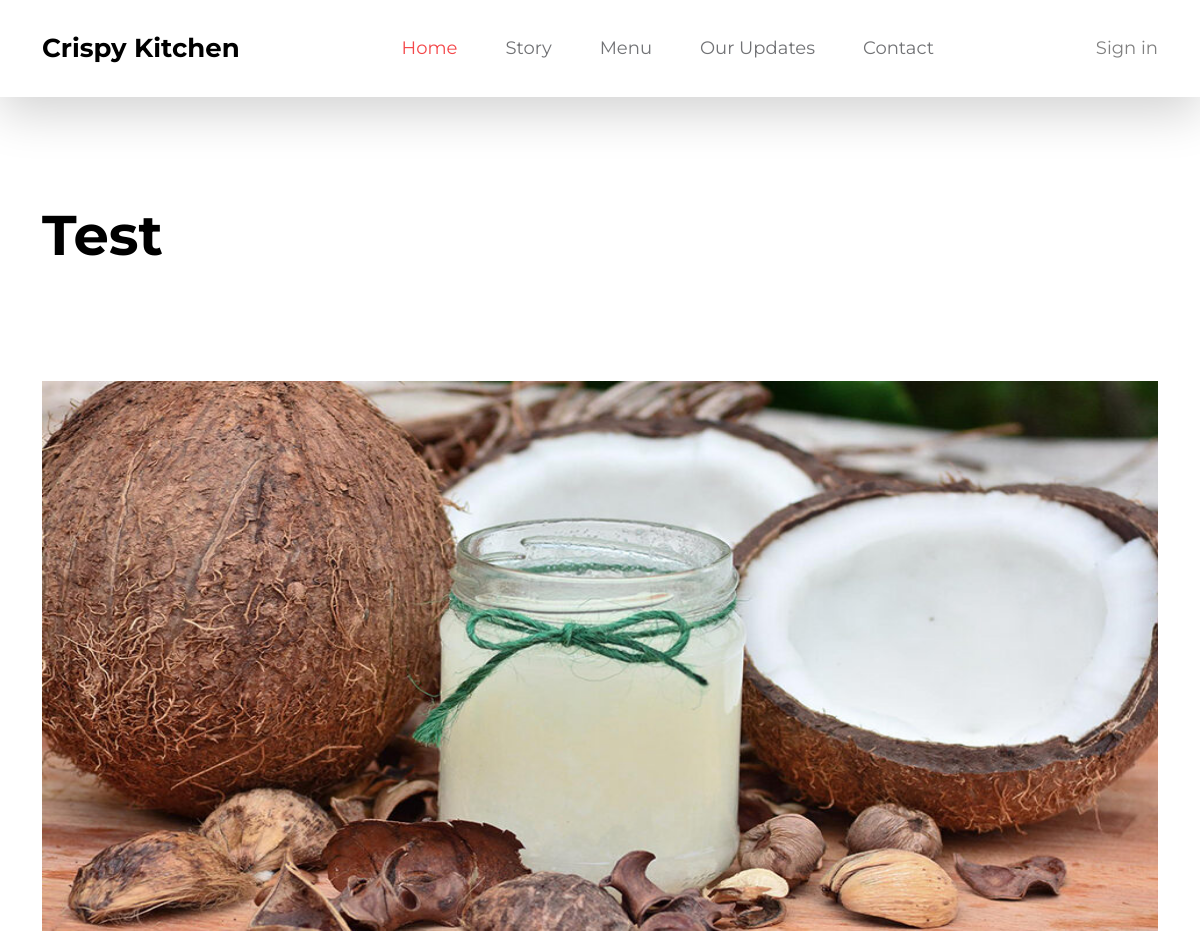
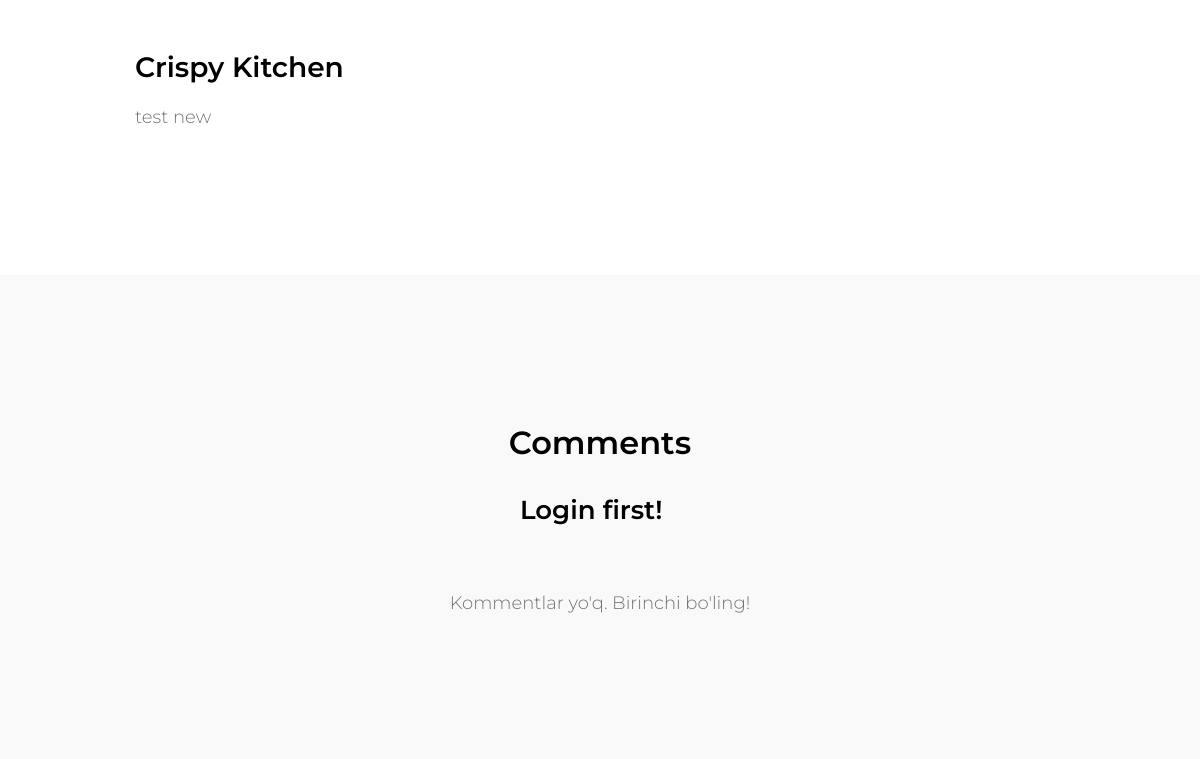
/news/1/ (upper part), run on an earlier commit of the app's database (2 pictures, top to bottom).
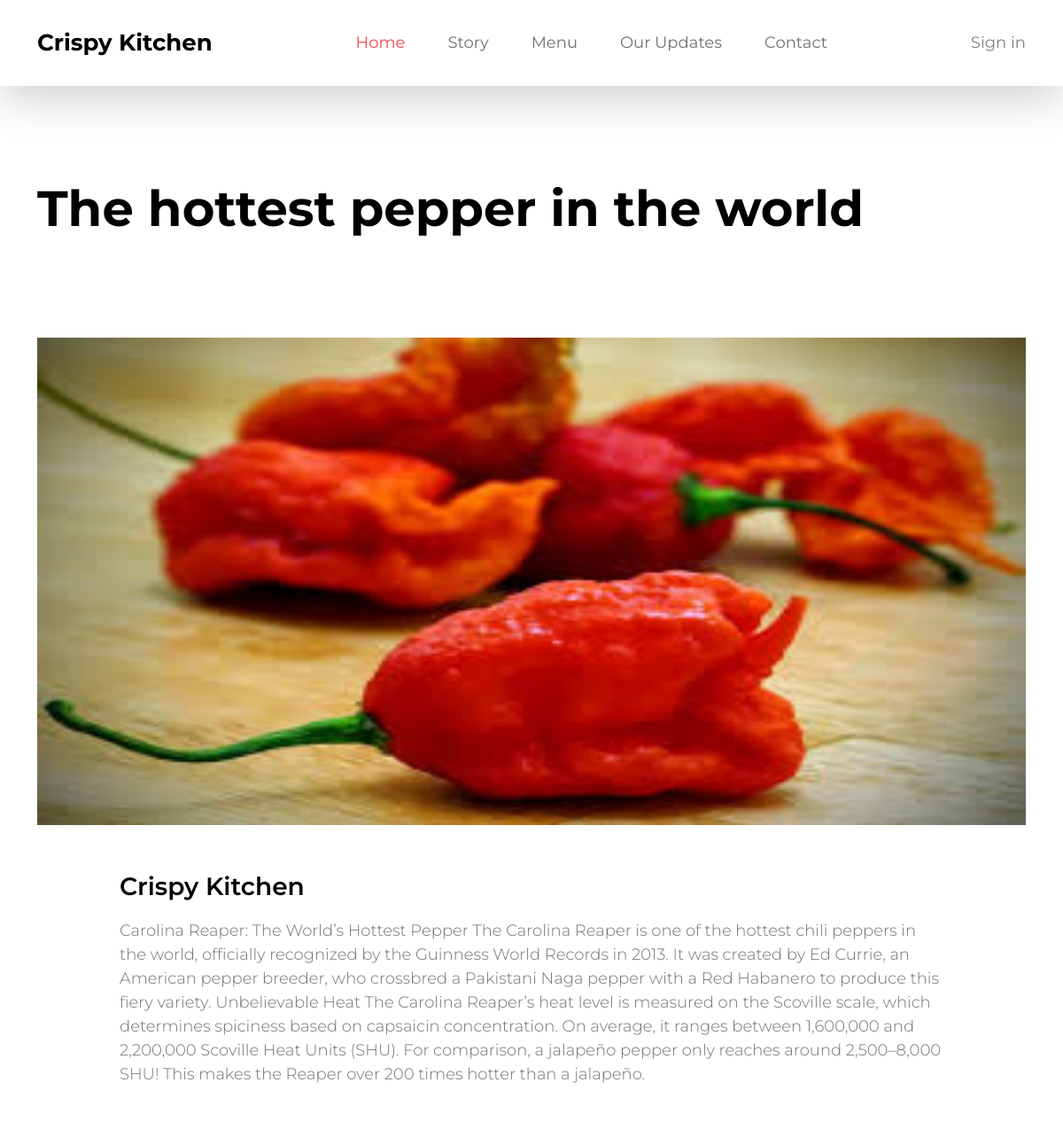
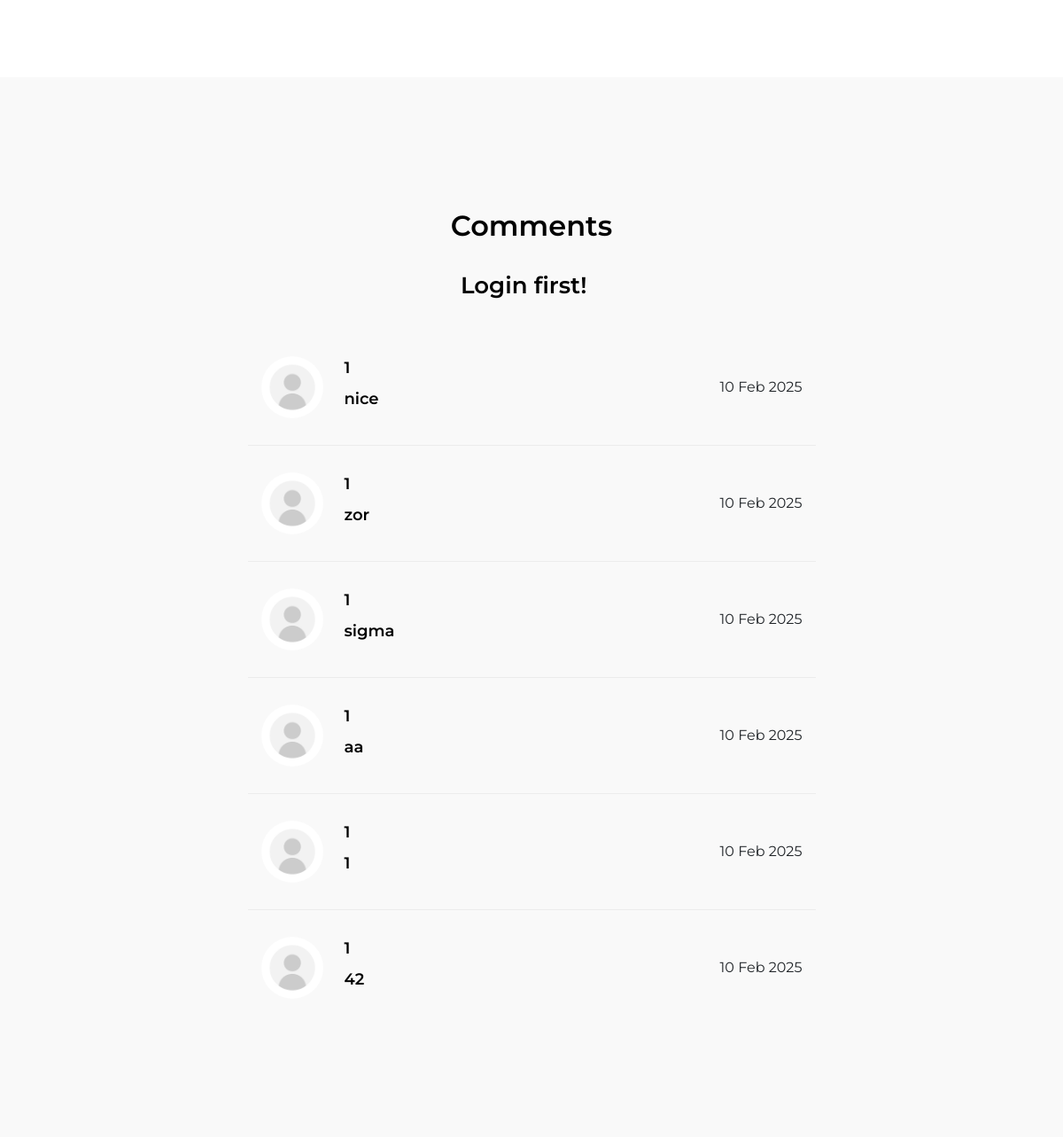
And on a later commit of the database (2 pictures, top to bottom).
### apps/models.py (models this page shows, shortened)
class New(models.Model):
    name = models.CharField(max_length=255)
    created_at = models.DateTimeField(auto_now_add=True)
    theme = models.ManyToManyField(Theme)
    about = models.TextField()
    class Meta:
        db_table = 'apps_new'

class NewsImage(models.Model):
    news = models.ForeignKey(New, on_delete=models.CASCADE, related_name='images')
    image = models.ImageField(upload_to="images/")

class Comment(models.Model):
    news = models.ForeignKey(New, on_delete=models.CASCADE, related_name='comments')
    user = models.ForeignKey(Users, on_delete=models.CASCADE, related_name='comments')
    comment = models.TextField()
    created_at = models.DateTimeField(auto_now_add=True)

class Users(AbstractUser):
    about = models.TextField()
    image = models.ImageField(upload_to='users/', blank=True, null=True)
    address = models.CharField(max_length=500)

### apps/views.py (the view, shortened to what this page needs)
# urls.py: path('news/<int:pk>/', NewsDetailView.as_view(), name="news-detail"),
class NewsDetailView(DetailView):
    model = New
    template_name = 'news-detail.html'
    context_object_name = 'news'
    def get_context_data(self, **kwargs):
        context = super().get_context_data(**kwargs)
        news = self.get_object()
        context['comments'] = Comment.objects.filter(news=news)
        context['form'] = CommentForm()
        return context

### templates/news-detail.html (shortened to what this page needs)
{% extends 'base.html' %}
{% load static %}
{% block main %}
<body>
    <main>
        <header class="site-header site-news-detail-header">
                <div class="container">
                    <div class="row">
                        <div class="col-12">
                            <h2>{{ object.name }}</h2>
                        </div>
                    </div>
                </div>
        </header>
        <section class="news-detail section-padding pt-0">
            <div class="container">
                <div class="row">
                    <div class="col-lg-12 col-12">
                        <img src="{{ object.images.first.image.url }}" class="img-fluid news-detail-image" alt="fine dining experience" style="width: 100%; height: 550px;">
                        <div class="col-lg-10 col-10 mx-auto mt-5">
                            <h4 class="mb-3">Crispy Kitchen</h4>
                            <p>{{ object.about }}</p>
                        </div>
                    </div>
                </div>
            </div>
        </section>
        <section class="comments section-padding">
            <div class="container">
                <div class="row">
                    <div class="col-12">
                    </div>
                    <div class="col-lg-7 col-12 mx-auto">
                        <h4 class="text-center mb-4" style="font-size: xx-large;">Comments</h4>
                        {% if request.user.is_authenticated %}
                        <form class="custom-form comment-form" method="post">
                            {% csrf_token %}
                            {{ form.as_p }}
                            <div class="col-lg-3 col-4 mx-auto">
                                <button type="submit" class="form-control" id="subscribe">Submit</button>
                            </div>
                        </form>
                        {% else %}
                        <form class="custom-form comment-form" method="post">
                            <div class="col-lg-3 col-4 mx-auto">
                                <h5>Login first!</h5>
                            </div>
                        </form>
                        {% endif %}
                    {% for comment in news.comments.all %}
                        <div class="news-author d-flex flex-wrap align-items-center">
                            <img src="{% static 'images/avatar/avatar-photo-default-user-icon-600nw-2345549599 (1).webp' %}" class="img-fluid news-author-image" alt="">
                            <div class="ms-4 w-50">
                                <h3 class="mb-2" style="font-size: large;" >{{ comment.user.username }}</h3>
                                <h3 href="#" style="color: black; font-size: large;">{{ comment.comment}}</h3>
                            </div>
                            <span class="ms-auto">{{ comment.created_at|date:"d M Y" }}</span>
                        </div>
                    {% empty %}
                        <p class="text-center">Kommentlar yo'q. Birinchi bo'ling!</p>
                    {% endfor %}
                </div>
            </div>
        </section>
    </main>
</body>
{% endblock main %}

### templates/base.html (shortened to what this page needs)
{% load static %}
<!doctype html>
<html lang="en">
    <head>
        <link href="{% static 'css/bootstrap.min.css' %}" rel="stylesheet">
        <link href="{% static 'css/bootstrap-icons.css' %}" rel="stylesheet">
        <link href="{% static 'css/tooplate-crispy-kitchen.css' %}" rel="stylesheet">
    </head>
<nav class="navbar navbar-expand-lg bg-white shadow-lg">
    <div class="container">
        <a class="navbar-brand" href="{% url 'index' %}">Crispy Kitchen</a>
        <div class="collapse navbar-collapse" id="navbarNav">
            <ul class="navbar-nav mx-auto">
                <li class="nav-item"><a class="nav-link active" href="{% url 'index' %}">Home</a></li>
                <li class="nav-item"><a class="nav-link" href="{% url 'about' %}">Story</a></li>
                <li class="nav-item"><a class="nav-link" href="{% url 'menu' %}">Menu</a></li>
                <li class="nav-item"><a class="nav-link" href="{% url 'news' %}">Our Updates</a></li>
                <li class="nav-item"><a class="nav-link" href="{% url 'contact' %}">Contact</a></li>
            </ul>
        </div>
        {% if request.user.is_authenticated %}
        <div class="d-none d-lg-block" style="padding-right: 45px;">
            <button type="button" class="custom-btn btn btn-danger" data-bs-toggle="modal" data-bs-target="#BookingModal">Reservation</button>
        </div>
        <a href="{% url 'logout' %}" style="color: gray; font-size: large;">{{request.user}} | Log out</a>
        {% else %}
        <a href="{% url 'login' %}" style="color: gray; font-size: large;">Sign in</a>
        {% endif %}
    </div>
</nav>
{% block main %}
{% endblock main %}
</html>

### apps/static/css/tooplate-crispy-kitchen.css (style rules this page uses)
:root { --white-color: #FFFFFF; --primary-color: #f44749; --secondary-color: #f3af24; --section-bg-color: #F9F9F9; --dark-color: #000000; --title-color: #565758; --news-title-color: #292828; --p-color: #717275; --border-color: #eaeaea; --border-radius-default: .25rem; --body-font-family: 'Montserrat', sans-serif; --h1-font-size: 76px; --h2-font-size: 56px; --h3-font-size: 42px; --h4-font-size: 28px; --h5-font-size: 26px; --h6-font-size: 22px; --p-font-size: 18px; --menu-font-size: 18px; --category-font-size: 14px; --font-weight-light: 300; --font-weight-normal: 400; --font-weight-semibold: 600; --font-weight-bold: 700; }
body { background: var(--white-color); font-family: var(--body-font-family); position: relative; }
h2, h3, h4, h5, h6 { color: var(--dark-color); line-height: inherit; }
h1, h2, h3, h4, h5, h6 { font-weight: var(--font-weight-semibold); }
h1, h2 { font-weight: var(--font-weight-bold); }
h2 { font-size: var(--h2-font-size); }
h3 { font-size: var(--h3-font-size); }
h4 { font-size: var(--h4-font-size); }
h5 { font-size: var(--h5-font-size); }
p, .list .list-item { color: var(--p-color); font-size: var(--p-font-size); font-weight: var(--font-weight-light); }
a, button { touch-action: manipulation; transition: all 0.3s; }
a { color: var(--secondary-color); text-decoration: none; }
.section-padding { padding-top: 8rem; padding-bottom: 8rem; }
.navbar { background: var(--white-color); padding-top: 20px; padding-bottom: 20px; }
.navbar-brand { color: var(--dark-color); font-size: var(--h5-font-size); font-weight: var(--font-weight-bold); margin-right: 0; }
.navbar-expand-lg .navbar-nav .nav-link { padding-right: 1.5rem; padding-left: 1.5rem; }
.navbar-expand-lg .nav-link { color: var(--p-color); font-weight: var(--font-weight-normal); font-size: var(--menu-font-size); padding-top: 15px; padding-bottom: 15px; }
.navbar-nav .nav-link.active, .nav-link:focus, .nav-link:hover { color: var(--primary-color); }
.site-header { background-repeat: no-repeat; background-position: center; background-size: cover; padding-top: 10rem; padding-bottom: 10rem; text-align: center; position: relative; }
.site-header .container { position: relative; z-index: 2; }
.site-news-detail-header { background: transparent; text-align: left; padding-top: 6rem; padding-bottom: 6rem; }
.menu, .about, .news, .related-news, .newsletter, .comments { background: var(--section-bg-color); }
.comment-form { margin-bottom: 60px; }
.news-author { border-bottom: 1px solid rgba(0,0,0,0.05); margin-bottom: 30px; padding-left: 15px; padding-right: 15px; padding-bottom: 30px; }
.news-author:last-child { border-bottom: 0; padding-bottom: 0; }
.news-author-image { border-radius: 100px; object-fit: cover; width: 70px; height: 70px; }

What changed in the data, as far as the page shows it:
changed New: name "Test" → "The hottest pepper in the world"; images.first.image: a different picture; about "test new" → "Carolina Reaper: The World’s Hottest Pepper The Carolina Reaper is one of the hottest chili peppers in the world, officially recognized by the Guinness World Records in 2013. It was created by Ed Currie, an American pepper breeder, who crossbred a Pakistani Naga pepper with a Red Habanero to produce this fiery variety. Unbelievable Heat The Carolina Reaper’s heat level is measured on the Scoville scale, which determines spiciness based on capsaicin concentration. On average, it ranges between 1,600,000 and 2,200,000 Scoville Heat Units (SHU). For comparison, a jalapeño pepper only reaches around 2,500–8,000 SHU! This makes the Reaper over 200 times hotter than a jalapeño."
added Comment: user.username "1", comment "nice", created_at "10 Feb 2025"
added Comment: user.username "1", comment "zor", created_at "10 Feb 2025"
added Comment: user.username "1", comment "sigma", created_at "10 Feb 2025"
added Comment: user.username "1", comment "aa", created_at "10 Feb 2025"
added Comment: user.username "1", comment "1", created_at "10 Feb 2025"
added Comment: user.username "1", comment "42", created_at "10 Feb 2025"
Also different on the page:
text no longer shown: "Kommentlar yo'q. Birinchi bo'ling!"
